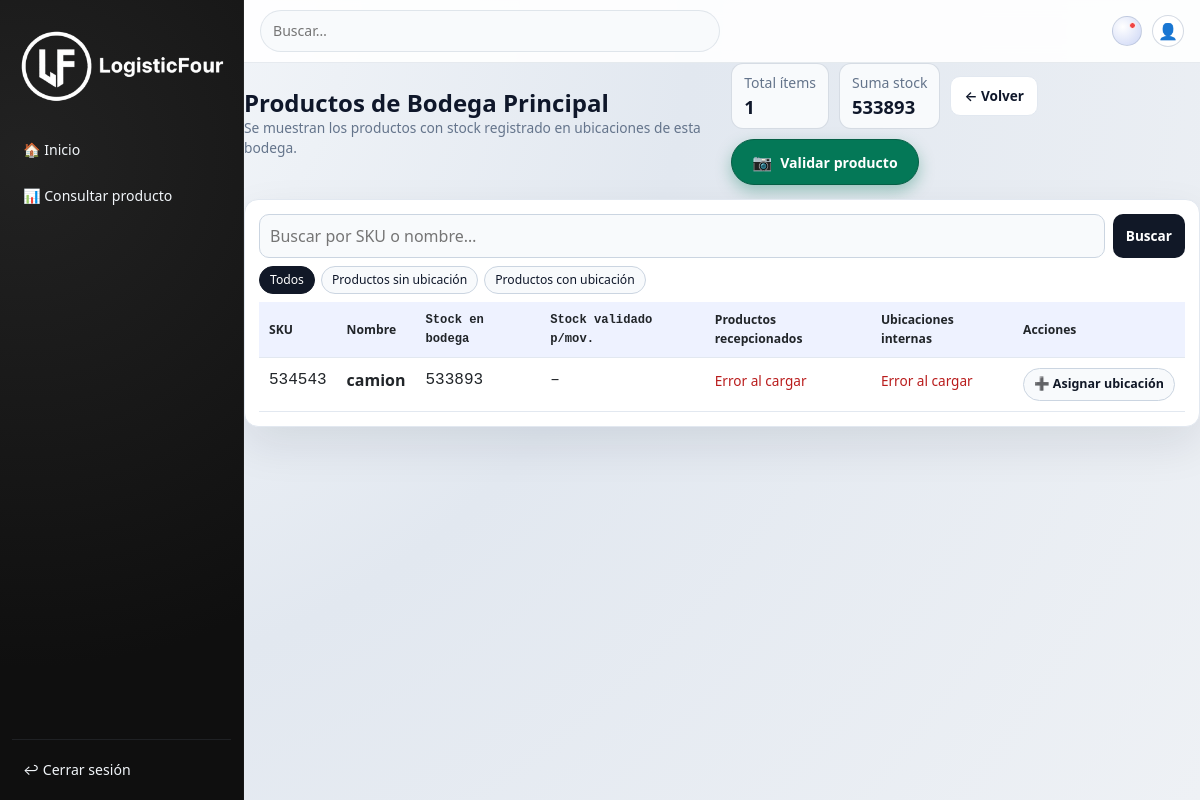
The app's page /bodegas/1/productos/ (signed in) with its own data.
### core/models.py (models this page shows, shortened)
class MarcaTiempo(models.Model):
    creado_en = models.DateTimeField(auto_now_add=True)
    actualizado_en = models.DateTimeField(auto_now=True)
    class Meta:
        abstract = True

class Bodega(MarcaTiempo):
    codigo = models.CharField(max_length=30)
    nombre = models.CharField(max_length=150)
    direccion = models.CharField(blank=True, max_length=255)
    descripcion = models.TextField(blank=True)
    activo = models.BooleanField(default=True)
    productos = models.ManyToManyField(Producto, blank=True, related_name="bodegas")
    class Meta:
        db_table = "bodegas"

class Producto(models.Model):
    sku = models.CharField(max_length=100, unique=True)
    nombre = models.CharField(max_length=200)
    marca = models.ForeignKey('Marca', on_delete=models.SET_NULL, null=True, blank=True)
    categoria = models.ForeignKey('CategoriaProducto', on_delete=models.SET_NULL, null=True, blank=True)
    unidad_base = models.ForeignKey('UnidadMedida', on_delete=models.CASCADE)
    tasa_impuesto = models.ForeignKey('TasaImpuesto', on_delete=models.SET_NULL, null=True, blank=True)
    activo = models.BooleanField(default=True)
    es_serializado = models.BooleanField(default=False)
    tiene_vencimiento = models.BooleanField(default=False)
    precio = models.PositiveIntegerField(default=0)
    stock = models.PositiveIntegerField(default=0)
    ubicaciones_bodega = models.ManyToManyField(UbicacionBodega, related_name="productos_bodega", blank=True)
    ubicaciones_sucursal = models.ManyToManyField(UbicacionSucursal, related_name="productos_sucursal", blank=True)
    class Meta:
        db_table = "productos"

### core/views.py (the view)
# urls.py: path("bodegas/<int:bodega_id>/productos/", views.bodega_productos, name="bodega-productos"),
@login_required
def bodega_productos(request, bodega_id: int):
    bodega = get_object_or_404(Bodega, pk=bodega_id)
    q = (request.GET.get("q") or "").strip()
    bodega_codigo = bodega.codigo
    default_location_code = f"{bodega_codigo}-000-000"
    ubicaciones = (
        UbicacionBodega.objects
        .filter(bodega=bodega, activo=True)
        .exclude(codigo=default_location_code)
        .order_by("codigo")
    )
    productos = (
        Producto.objects
        .filter(
            stocks__ubicacion_bodega__bodega=bodega,
            stocks__ubicacion_bodega__activo=True,
        )
        .annotate(
            stock_total=Coalesce(
                Sum(
                    "stocks__cantidad_disponible",
                    filter=Q(
                        stocks__ubicacion_bodega__bodega=bodega,
                        stocks__ubicacion_bodega__activo=True,
                    ),
                ),
                Value(0, output_field=DecimalField(max_digits=20, decimal_places=6)),
            ),
            stock_validado=Coalesce(
                Sum(
                    "stocks__cantidad_validada",
                    filter=Q(
                        stocks__ubicacion_bodega__bodega=bodega,
                        stocks__ubicacion_bodega__activo=True,
                    ),
                ),
                Value(0, output_field=DecimalField(max_digits=20, decimal_places=6)),
            ),
        )
        .distinct()
        .order_by("nombre")
    )
    if q:
        productos = productos.filter(
            Q(nombre__icontains=q) | Q(sku__icontains=q)
        )
    total_items = productos.count()
    suma_stock = (
        productos.aggregate(
            s=Coalesce(
                Sum("stock_total"),
                Value(0, output_field=DecimalField(max_digits=20, decimal_places=6)),
            )
        )["s"] or 0
    )
    return render(
        request,
        "core/Movimientos/bodega_productos.html",
        {
            "bodega": bodega,
            "productos": productos,
            "ubicaciones": ubicaciones,
            "q": q,
            "total_items": total_items,
            "suma_stock": suma_stock,
        },
    )

### core/context_processors.py (called while the page is built)
def currency_context(request):
    current = request.session.get("currency", "CLP")
    return {
        "current_currency": current,
        "currency_supported": ["CLP", "USD"],
    }

### core/templates/core/Movimientos/bodega_productos.html (shortened to what this page needs)
{% extends "core/base.html" %}
{% load static %}
{% block content %}
<div class="wrap">
  <div class="head">
    <div>
      <h1 class="title">Productos de {{ bodega.nombre }}</h1>
      <p class="sub">
        Se muestran los productos con stock registrado en ubicaciones de esta bodega.
      </p>
    </div>
    <div class="metrics">
      <div class="metric">
        <small>Total ítems</small><strong>{{ total_items }}</strong>
      </div>
      <div class="metric">
        <small>Suma stock</small><strong>{{ suma_stock|floatformat:0 }}</strong>
      </div>
      <a href="{% url 'bodega-list' %}" class="btn-ghost">← Volver</a>
      <a href="{% url 'escanear-qr-bodega' bodega.id %}" class="btn-scan-main">
        <span class="icon">📷</span>
        <span>Validar producto</span>
      </a>
    </div>
  </div>
  <div class="card">
    <div class="card-body">
      <form method="get" class="filters">
        <input class="input" type="text" name="q" value="{{ q }}" placeholder="Buscar por SKU o nombre…">
        <button class="btn" type="submit">Buscar</button>
      </form>
      <div class="ubi-filters-secondary">
        <button type="button" class="tag-filter tag-active" data-filter="all">Todos</button>
        <button type="button" class="tag-filter" data-filter="no-ubi">Productos sin ubicación</button>
        <button type="button" class="tag-filter" data-filter="con-ubi">Productos con ubicación</button>
      </div>
      <div class="table-wrap">
        <table>
          <thead>
            <tr>
              <th>SKU</th>
              <th>Nombre</th>
              <th class="mono">Stock en bodega</th>
              <th class="mono">Stock validado p/mov.</th>
              <th>Productos recepcionados</th>
              <th>Ubicaciones internas</th>
              <th>Acciones</th>
            </tr>
          </thead>
          <tbody id="prodBody">
            {% for p in productos %}
              <tr>
                <td class="mono" data-label="SKU">{{ p.sku }}</td>
                <td data-label="Nombre"><strong>{{ p.nombre }}</strong></td>
                <td class="mono" data-label="Stock">{{ p.stock_total|floatformat:0 }}</td>
                <td class="mono" data-label="Stock validado p/mov.">
                  {% if p.stock_validado %}
                    {{ p.stock_validado|floatformat:0 }}
                  {% else %}
                    –
                  {% endif %}
                </td>
                <td data-label="Sin ubicación">
                  <div class="ubi-default" data-producto="{{ p.id }}">
                  </div>
                </td>
                <td data-label="Ubicaciones internas">
                  <div class="ubi-real" data-producto="{{ p.id }}">
                  </div>
                </td>
                <td class="actions-cell" data-label="Acciones">
                  <div class="actions-stack">
                    <button
                      type="button"
                      class="btn btn-sm btn-outline"
                      onclick="openAsignarModal({{ p.id }}, '{{ p.sku|escapejs }}', '{{ p.nombre|escapejs }}')">
                      ➕ Asignar ubicación
                    </button>
                  </div>
                </td>
              </tr>
            {% empty %}
              <tr>
                <td colspan="7" style="text-align:center;color:#64748b;padding:18px">
                  No hay productos encontrados.
                </td>
              </tr>
            {% endfor %}
          </tbody>
        </table>
      </div>
    </div>
  </div>
</div>
{% endblock %}

### core/templates/core/base.html (style rules this page uses)
:root { --bg: #eef1f5; --panel: #ffffff; --ink: #111827; --muted: #6b7280; --line: rgba(15,23,42,.06); --ok: #16a34a; --warn: #ea580c; --sidebar-w: 244px; --brand: #E30613; --radius-lg: 14px; --radius-md: 10px; }
* { box-sizing:border-box }
html,body { height:100% }
body { margin:0; background: radial-gradient(circle at 0 0, #f8fafc 0%, #e2e8f0 48%, #eef1f5 100%); color:var(--ink); font-family: system-ui, -apple-system, BlinkMacSystemFont, "Segoe UI", sans-serif; max-width:100vw; overflow-x:hidden; }

### core/templates/core/Movimientos/bodega_productos.html (style rules this page uses)
:root { --ink:#0f172a;--muted:#64748b;--line:#e2e8f0;--card:#fff;--bg:#f1f5f9;--accent:#111827; --shadow:0 18px 45px rgba(15,23,42,.09); }
.wrap { max-width:1080px;margin-inline:auto;display:grid;gap:14px;padding-bottom:18px; }
.head { display:flex;justify-content:space-between;gap:10px;align-items:center }
.title { margin:0;font-weight:800;font-size:clamp(1.2rem,2.2vw,1.5rem) }
.sub { margin:0;color:var(--muted);font-size:.86rem }
.metrics { display:flex;gap:10px;flex-wrap:wrap;align-items:center }
.metric { background:#f8fafc;border:1px solid rgba(148,163,184,.35);border-radius:12px;padding:8px 12px }
.metric small { color:var(--muted);display:block }
.metric strong { font-size:1.15rem }
.card { background:var(--card);border:1px solid var(--line);border-radius:14px;box-shadow:var(--shadow);animation:fade .3s ease }
.card-body { padding:14px }
.filters { display:flex;gap:8px;flex-wrap:wrap;margin-bottom:8px }
.input { flex:1 1 280px;min-width:220px;border:1px solid #cbd5e1;border-radius:10px;padding:9px 10px;background:#f8fafc }
.btn { background:var(--accent);color:#fff;border:none;border-radius:10px;padding:9px 13px;font-weight:600;cursor:pointer;display:inline-flex;align-items:center;gap:6px;font-size:.85rem }
.btn-ghost { background:#fff;border:1px solid var(--line);color:#0f172a;border-radius:10px;padding:9px 13px;font-weight:600;text-decoration:none;font-size:.85rem }
.btn-sm { padding:6px 10px;font-size:.78rem;border-radius:999px }
.btn-outline { background:#f8fafc;border:1px solid #cbd5e1;color:#111827 }
.btn-scan-main { background:#047857; color:#ffffff; padding:10px 20px; border-radius:999px; font-size:.88rem; font-weight:700; display:inline-flex; align-items:center; gap:8px; text-decoration:none; border:1px solid #065f46; box-shadow:0 6px 16px rgba(4,120,87,.35); white-space:nowrap; transition:background .15s ease, transform .1s ease, box-shadow .15s ease; }
.btn-scan-main span.icon { font-size:1rem; }
table { width:100%;border-collapse:separate;border-spacing:0 }
thead th { position:sticky;top:0;background:#eef2ff;border-bottom:1px solid var(--line);text-align:left;padding:9px 10px;font-size:.76rem }
tbody td { padding:10px;border-bottom:1px solid var(--line);vertical-align:top }
.mono { font-family:ui-monospace,Menlo,Consolas,monospace }
.actions-cell { white-space:nowrap }
.actions-stack { display:flex; flex-direction:column; gap:6px; }
.ubi-filters-secondary { display:flex; flex-wrap:wrap; gap:6px; margin-bottom:8px; }
.tag-filter { border-radius:999px; border:1px solid #cbd5e1; padding:4px 10px; font-size:.76rem; background:#f8fafc; color:#0f172a; cursor:pointer; }
.tag-filter.tag-active { background:#111827; color:#ffffff; border-color:#111827; }

### records on screen
Bodega: nombre "Bodega Principal"
Producto: sku "534543", nombre "camion", stock_total "533893"

### other values on screen
{{ total_items }} "1"
{{ suma_stock|floatformat:0 }} "533893"
